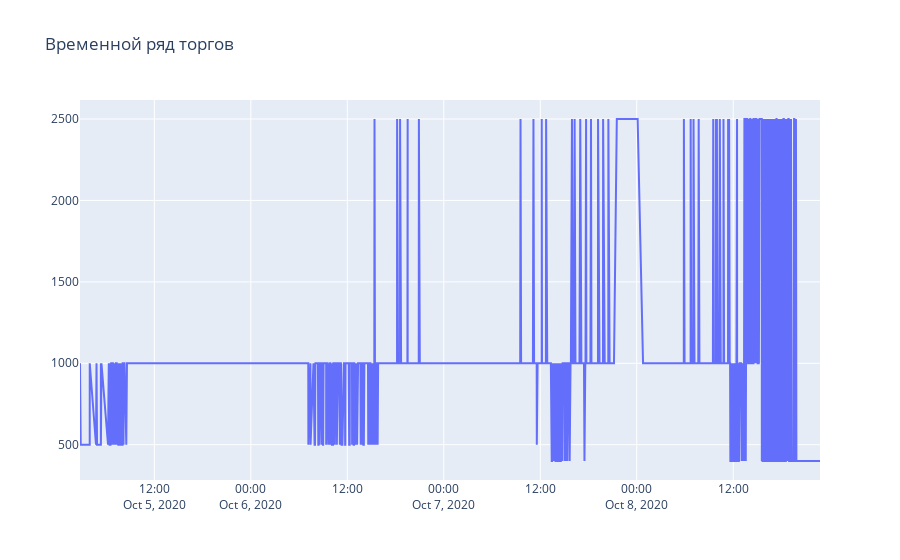

Notebook cell for this chart:
### Markdown cell above
Возьмем реальные данные из предлагаемого временного ряда

### Code cell
dataset = pd.read_csv('./cll.csv', index_col=['date'], parse_dates=['date'])
dataset = dataset.query('Bid < 5000')
dataset=dataset[-3000:]
plotly_df(dataset, title = "Временной ряд торгов")
#dataset

### Figure 1 — Plotly figure (JSON) as saved in the notebook; plotly's stock layout.template omitted (floating-point values rounded to 4 significant figures; data arrays with more than 128 entries replaced by an {"elided": "..."} marker saying what was removed)
{"data": [{"mode": "lines", "name": "Bid", "type": "scatter", "x": {"elided": "3000 str values"}, "y": {"elided": "3000 int values"}}], "layout": {"title": {"text": "Временной ряд торгов"}}}
